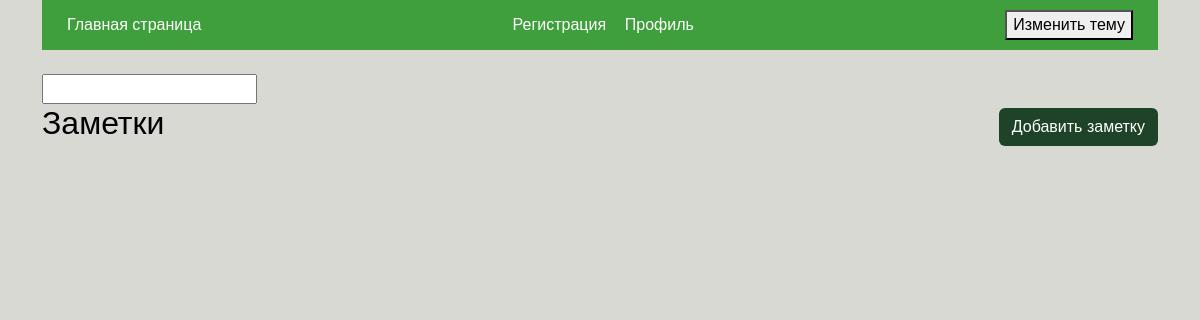
Before: / with the older database file.
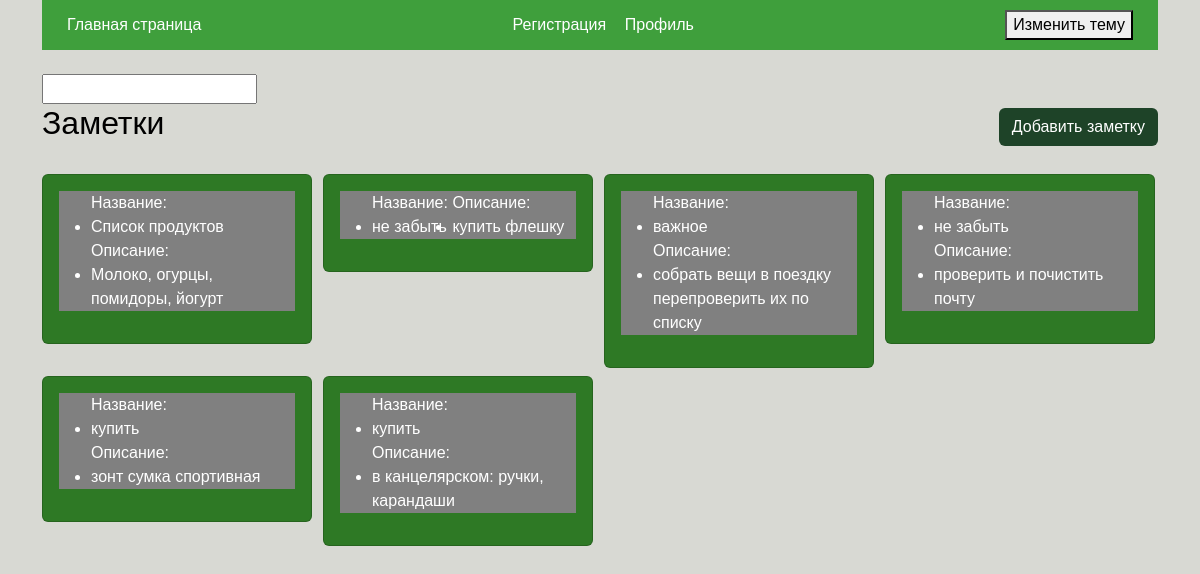
After: the same page with the newer database file.
### models.py (models this page shows)
class advt(SQLModel, table=True):
    id: Optional[int] = Field(default=None, primary_key=True)
    user_id: Optional[str] = Field(default=None)
    title: str
    desc: str

### main.py (the view)
@app.get('/', response_model=User, tags=['Pages'])
async def get_index_page(request: Request):
    cookie = request.cookies.get('id')
    flag = False
    if cookie != None:
        flag = True
    statement = select(advt)
    result = session.exec(statement).all()
    if result == None:
        raise HTTPException(status_code=status.HTTP_404_NOT_FOUND)
    return templates.TemplateResponse(
        request=request,
        name='index.html',
        context={
            'result': result,
            'flag': flag,
            'user_id': cookie
        }
    )

### templates/index.html (shortened to what this page needs)
<!DOCTYPE html>
<html lang="en">
<head>
    <link href="https://cdn.jsdelivr.net/npm/bootstrap@5.3.3/dist/css/bootstrap.min.css" rel="stylesheet"
>
    <link rel="stylesheet" href="https://unpkg.com/mustard-ui@latest/dist/css/mustard-ui.min.css">
</head>
<body class="light-theme">
    <div class="container">
        <div style='height:45px; display: flex; justify-content: space-between; align-items: center; padding: 25px;' class="header">
            <div class="left">
                <a href="/"> Главная страница </a>
            </div>
            <div style="width: 200px; display: flex; justify-content: space-around;" class="right">
                {% if flag == False %}
                <a href="/registration"> Регистрация </a>
                {% endif %}
                <a href="/login"> Профиль </a>
            </div>
            <div class="right">
            <div style='justify-content: space-between; align-items: center;' class="d-grid gap-2 d-md-block mx-auto">
                <button id='themeToggle'>Изменить тему</button>
            </div>
            </div>
        </div>
        <br>
        <div class="col-lg-12 form-control-group">
            <input type="text" id="elastic">
        </div>
        <div style="display: flex; justify-content: space-between; align-items: center;" class="">
            <div style="display: flex; justify-content: space-around;" class="who">
                <h2> Заметки </h2>
            </div>
            <div class="">
                <a class="btn" href="/advt"> Добавить заметку </a>
            </div>
        </div>
        <br>
        <div class="row row-equal-height row-cols-1 row-cols-md-2 row-cols-lg-4 g-2">
            {% for i in result %}
            <div class="col">
                <div class="card">
                    <div class="">
                        <a href="/note/{{ i.id }}">
                        <div class="card-body">
                            <ul class="elastic">
                                <label> Название: <li class="elastic-item.head note-title"> {{ i.title }} </li> </label>
                                <label> Описание: <li class="elastic-item note-title"> {{ i.desc }} </li> </label>
                            </ul>
                        </div>
                        </a>
                    </div>
                </div>
            </div>
            {% endfor %}
        </div>
        <br>
    </div>
</body>
</html>

### templates/index.html (style rules this page uses)
body { font-family: Garamond, sans-serif; transition: background-color 0.7s ease; }
body.light-theme { background-color: #D8D9D3; color: #000000; }
.header { background-color: #3F9F3C; }
.btn { background-color: #1E4328; color: white; }
.card { background-color: #2E7925; min-width: 135px; max-width: 270px; }
.elastic { background-color: grey; }
a { text-decoration: none; color: #ffffff; }

Changed rows visible on the page:
added advt: title "Список продуктов", desc "Молоко, огурцы, помидоры, йогурт"
added advt: title "не забыть", desc "купить флешку"
added advt: title "важное", desc "собрать вещи в поездку перепроверить их по списку"
added advt: title "не забыть", desc "проверить и почистить почту"
added advt: title "купить", desc "зонт сумка спортивная"
added advt: title "купить", desc "в канцелярском: ручки, карандаши"
